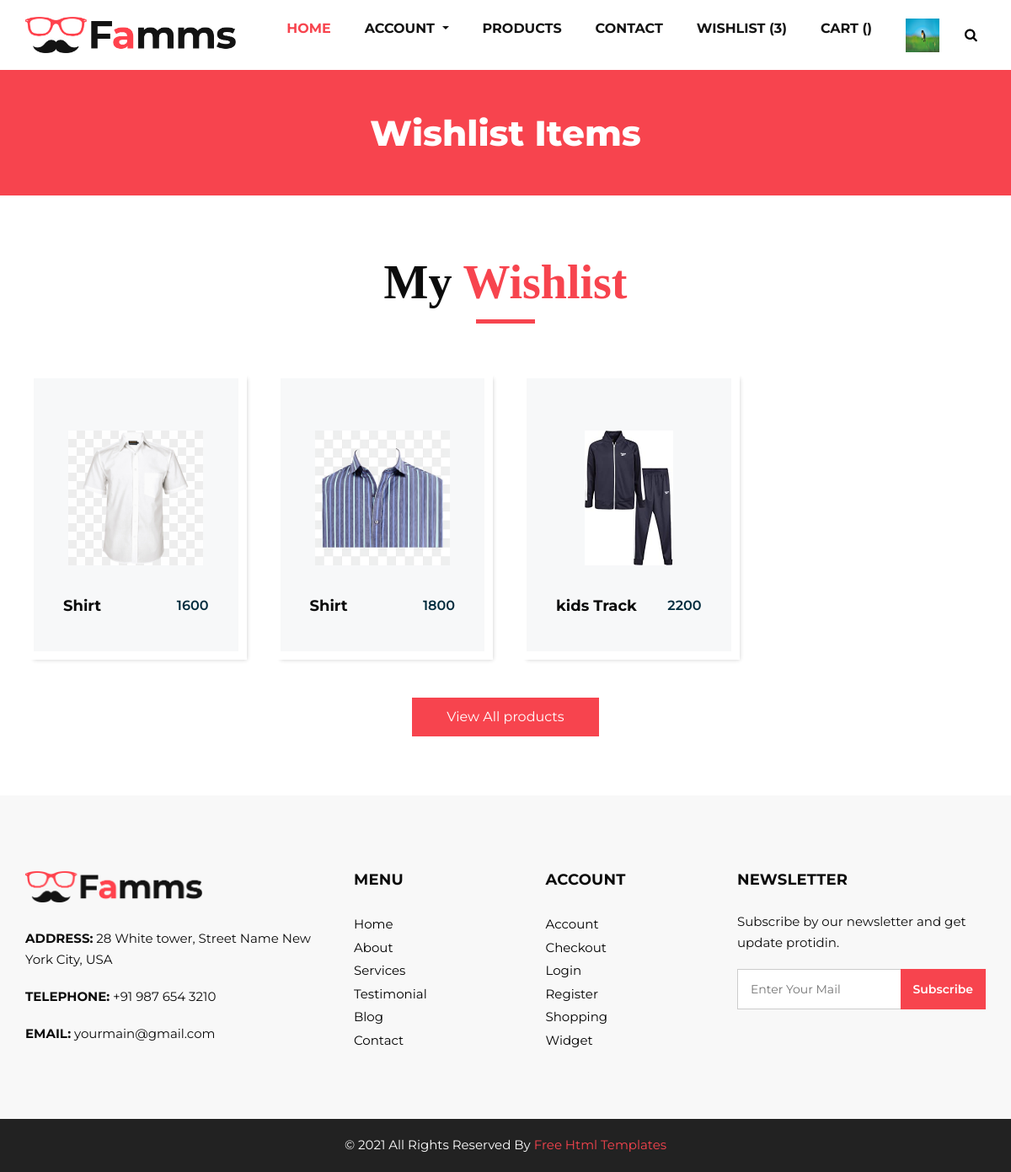
/wishlist/ (signed in), run on the app's committed database.
### myapp/models.py (models this page shows, shortened)
class Wishlist(models.Model):
	product=models.ForeignKey(Product,on_delete=models.CASCADE)
	user=models.ForeignKey(User,on_delete=models.CASCADE)
	date=models.DateTimeField(default=timezone.now)

class Product(models.Model):
	CHOICES1=(
			("men","men"),
			("women","women"),
			("kids","kids"),
		)
	CHOICES2=(
			("s","s"),
			("m","m"),
			("l","l"),
			("xl","xl"),
		)
	seller=models.ForeignKey(User,on_delete=models.CASCADE)
	product_category=models.CharField(max_length=100,choices=CHOICES1)
	product_type=models.CharField(max_length=100)
	product_size=models.CharField(max_length=100,choices=CHOICES2)
	product_price=models.PositiveSmallIntegerField()
	product_desc=models.TextField()
	product_image=models.ImageField(upload_to="product_image/")

### myapp/views.py (the view)
# urls.py: path('wishlist/',views.wishlist,name='wishlist'),
def wishlist(request):
	user=User.objects.get(email=request.session['email'])
	wishlists=Wishlist.objects.filter(user=user)
	request.session['wishlist_count']=len(wishlists)
	return render(request,'wishlist.html',{'wishlists':wishlists})

### myapp/templates/wishlist.html (shortened to what this page needs)
{% extends 'header.html' %}
{% load static %}
{% block content %}
<!DOCTYPE html>
<html>
   <head>
   </head>
   <body class="sub_page">
      <section class="inner_page_head">
         <div class="container_fuild">
            <div class="row">
               <div class="col-md-12">
                  <div class="full">
                     <h3>Wishlist Items</h3>
                  </div>
               </div>
            </div>
         </div>
      </section>
      <section class="product_section layout_padding">
         <div class="container">
            <div class="heading_container heading_center">
               {% if wishlists %}
               <h2>
                  My <span>Wishlist</span>
               </h2>
               {% else %}
               <h2>
                  No items in <span>Wishlist</span>
               </h2>
               {% endif %}
            </div>
            <div class="row">
               {% for i in wishlists %}
               <div class="col-sm-6 col-md-4 col-lg-3">
                  <div class="box">
                     <div class="img-box">
                        <img src="{{i.product.product_image.url}}"  alt="">
                     </div>
                     <div class="detail-box">
                        <h5>
                           {{i.product.product_type}}
                        </h5>
                        <h6>
                           {{i.product.product_price}}
                        </h6>
                     </div>
                  </div>
               </div>
               {% endfor %}
            </div>
            <div class="btn-box">
               <a href="">
               View All products
               </a>
            </div>
         </div>
      </section>
   </body>
</html>
{% endblock %}

### myapp/static/css/style.css (style rules this page uses)
* { box-sizing: border-box; }
body { font-family: 'Montserrat', sans-serif; color: #0c0c0c; background-color: #ffffff; overflow-x: hidden; }
.layout_padding { padding: 70px 0; }
h1, h2 { font-family: 'Playfair Display', serif; }
.heading_container { display: -webkit-box; display: -ms-flexbox; display: flex; -webkit-box-orient: vertical; -webkit-box-direction: normal; -ms-flex-direction: column; flex-direction: column; -webkit-box-align: start; -ms-flex-align: start; align-items: flex-start; }
.heading_container h2 { position: relative; margin-bottom: 0; font-size: 3.5rem; font-weight: bold; }
.heading_container h2::after { content: ""; display: block; width: 70px; height: 5px; background: #f7444e; margin: 10px auto 10px; }
.heading_container h2 span { color: #f7444e; }
.heading_container.heading_center { -webkit-box-align: center; -ms-flex-align: center; align-items: center; text-align: center; }
a, a:hover, a:focus { text-decoration: none; }
.product_section .heading_container { margin-bottom: 20px; }
.product_section .box { position: relative; margin-top: 25px; padding: 35px 35px; background-color: #f7f8f9; -webkit-transition: all .3s; transition: all .3s; overflow: hidden; box-shadow: 5px 5px 5px -5px rgba(0,0,0,.2); border: solid #fff 10px; }
.product_section .box .img-box { display: -webkit-box; display: -ms-flexbox; display: flex; -webkit-box-pack: center; -ms-flex-pack: center; justify-content: center; -webkit-box-align: center; -ms-flex-align: center; align-items: center; height: 215px; }
.product_section .box .img-box img { max-width: 100%; max-height: 160px; -webkit-transition: all .3s; transition: all .3s; }
.product_section .box .detail-box { text-align: center; display: -webkit-box; display: -ms-flexbox; display: flex; -webkit-box-pack: justify; -ms-flex-pack: justify; justify-content: space-between; }
.product_section .box .detail-box h5 { font-size: 18px; margin-top: 10px; }
.product_section .box .detail-box h6 { margin-top: 10px; color: #002c3e; font-weight: 600; }
.product_section .btn-box { display: -webkit-box; display: -ms-flexbox; display: flex; -webkit-box-pack: center; -ms-flex-pack: center; justify-content: center; margin-top: 45px; }
.product_section .btn-box a { display: inline-block; padding: 10px 40px; background-color: #f7444e; border: 1px solid #f7444e; color: #ffffff; border-radius: 0; -webkit-transition: all 0.3s; transition: all 0.3s; }
.detail-box h5 { font-size: 21px; font-weight: 700; }
.inner_page_head { background: #f7444e; text-align: center; color: #fff; padding-top: 50px; padding-bottom: 40px; }
.inner_page_head h3 { font-size: 42px; font-weight: 800; }

### myapp/static/css/responsive.css (style rules this page uses)
@media (min-width: 1200px) { .container { max-width: 1170px; } }

### data on the page
Wishlist: product.product_image (picture), product.product_type "Shirt", product.product_price "1600"
Wishlist: product.product_image (picture), product.product_type "Shirt", product.product_price "1800"
Wishlist: product.product_image (picture), product.product_type "kids Track", product.product_price "2200"

### other printed values
{{ request.session.wishlist_count }} "3"
